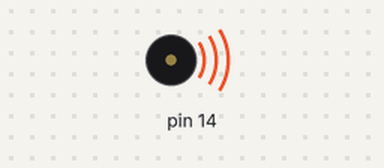
The sketch below on a simulated Arduino Uno, built with avr-gcc and run on an emulated ATmega328P. On the bench: buzzer (waves = sounding).

Above: at 0.1 s.
At 11.1 s:
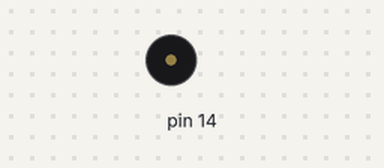
Timing chart, 0 to 12.6 s (numbered marks = the images above):
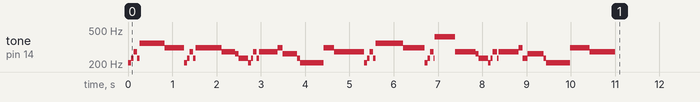

The sketch:

rickroll.ino
```cpp
// Never gonna give you up - buzzer

void song(int buzzerPin){


  tone(buzzerPin, 208);
  delay(77);
  noTone(buzzerPin);

  tone(buzzerPin, 233);
  delay(58);
  noTone(buzzerPin);

  tone(buzzerPin, 277);
  delay(79);
  noTone(buzzerPin);

  tone(buzzerPin, 233);
  delay(52);
  noTone(buzzerPin);

  tone(buzzerPin, 349);
  delay(285);
  noTone(buzzerPin);

  tone(buzzerPin, 349);
  delay(277);
  noTone(buzzerPin);

  tone(buzzerPin, 311);
  delay(439);
  noTone(buzzerPin);

  tone(buzzerPin, 208);
  delay(74);
  noTone(buzzerPin);

  tone(buzzerPin, 233);
  delay(52);
  noTone(buzzerPin);

  tone(buzzerPin, 277);
  delay(82);
  noTone(buzzerPin);

  tone(buzzerPin, 233);
  delay(52);
  noTone(buzzerPin);

  tone(buzzerPin, 311);
  delay(312);
  noTone(buzzerPin);

  tone(buzzerPin, 311);
  delay(280);
  noTone(buzzerPin);

  tone(buzzerPin, 277);
  delay(299);
  noTone(buzzerPin);

  tone(buzzerPin, 262);
  delay(77);
  noTone(buzzerPin);

  tone(buzzerPin, 233);
  delay(217);
  noTone(buzzerPin);

  tone(buzzerPin, 208);
  delay(66);
  noTone(buzzerPin);

  tone(buzzerPin, 233);
  delay(55);
  noTone(buzzerPin);

  tone(buzzerPin, 277);
  delay(77);
  noTone(buzzerPin);

  tone(buzzerPin, 233);
  delay(49);
  noTone(buzzerPin);

  tone(buzzerPin, 277);
  delay(419);
  noTone(buzzerPin);

  tone(buzzerPin, 311);
  delay(112);
  noTone(buzzerPin);

  tone(buzzerPin, 262);
  delay(334);
  noTone(buzzerPin);

  tone(buzzerPin, 233);
  delay(60);
  noTone(buzzerPin);

  tone(buzzerPin, 208);
  delay(414);
  noTone(buzzerPin);

  tone(buzzerPin, 208);
  delay(121);
  noTone(buzzerPin);

  tone(buzzerPin, 311);
  delay(236);
  noTone(buzzerPin);

  tone(buzzerPin, 277);
  delay(195);
  noTone(buzzerPin);

  tone(buzzerPin, 277);
  delay(482);
  noTone(buzzerPin);

  tone(buzzerPin, 208);
  delay(69);
  noTone(buzzerPin);

  tone(buzzerPin, 233);
  delay(58);
  noTone(buzzerPin);

  tone(buzzerPin, 277);
  delay(82);
  noTone(buzzerPin);

  tone(buzzerPin, 233);
  delay(52);
  noTone(buzzerPin);

  tone(buzzerPin, 349);
  delay(439);
  noTone(buzzerPin);

  tone(buzzerPin, 349);
  delay(178);
  noTone(buzzerPin);

  tone(buzzerPin, 311);
  delay(491);
  noTone(buzzerPin);

  tone(buzzerPin, 208);
  delay(69);
  noTone(buzzerPin);

  tone(buzzerPin, 233);
  delay(49);
  noTone(buzzerPin);

  tone(buzzerPin, 277);
  delay(85);
  noTone(buzzerPin);

  tone(buzzerPin, 233);
  delay(25);
  noTone(buzzerPin);

  tone(buzzerPin, 415);
  delay(455);
  noTone(buzzerPin);

  tone(buzzerPin, 277);
  delay(88);
  noTone(buzzerPin);

  tone(buzzerPin, 277);
  delay(376);
  noTone(buzzerPin);

  tone(buzzerPin, 262);
  delay(66);
  noTone(buzzerPin);

  tone(buzzerPin, 233);
  delay(214);
  noTone(buzzerPin);

  tone(buzzerPin, 208);
  delay(66);
  noTone(buzzerPin);

  tone(buzzerPin, 233);
  delay(41);
  noTone(buzzerPin);

  tone(buzzerPin, 277);
  delay(96);
  noTone(buzzerPin);

  tone(buzzerPin, 233);
  delay(41);
  noTone(buzzerPin);

  tone(buzzerPin, 277);
  delay(452);
  noTone(buzzerPin);

  tone(buzzerPin, 311);
  delay(93);
  noTone(buzzerPin);

  tone(buzzerPin, 233);
  delay(112);
  noTone(buzzerPin);

  tone(buzzerPin, 262);
  delay(359);
  noTone(buzzerPin);

  tone(buzzerPin, 233);
  delay(58);
  noTone(buzzerPin);

  tone(buzzerPin, 208);
  delay(425);
  noTone(buzzerPin);

  tone(buzzerPin, 208);
  delay(110);
  noTone(buzzerPin);

  tone(buzzerPin, 311);
  delay(447);
  noTone(buzzerPin);

  tone(buzzerPin, 277);
  delay(576);
  noTone(buzzerPin);


}

void setup() {
  // put your setup code here, to run once:
  // call the song function with digital pin
  song(14);
}

void loop() {
  // put your main code here, to run repeatedly:
}
```
